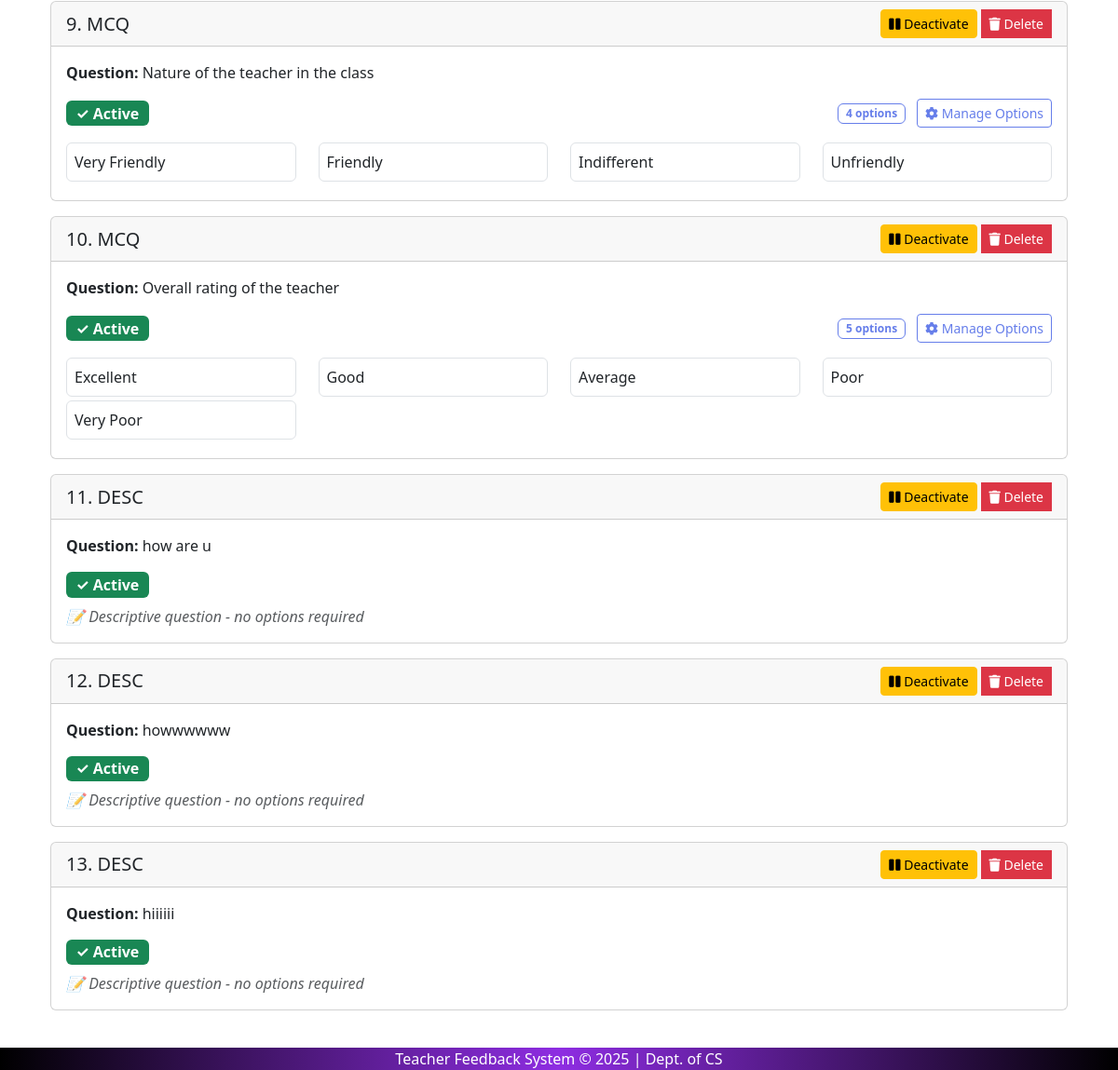
Page /questions/ (lower part) on the earlier database version.
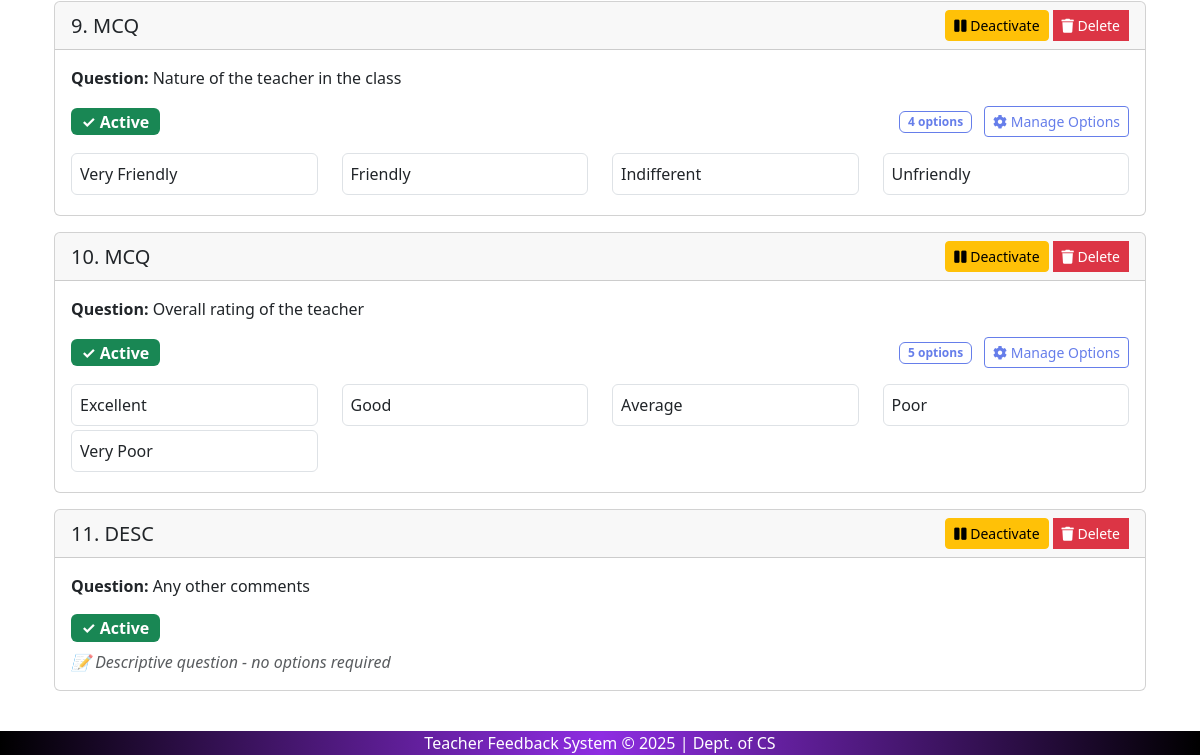
Same page on the later database version.
### feedback_app/models.py (models this page shows, shortened)
class FeedbackQuestion(models.Model):
    q_id = models.AutoField(primary_key=True)
    q_desc = models.TextField()
    q_type = models.CharField(max_length=20)  # e.g., 'MCQ' or 'DESC'
    active = models.BooleanField(default=True)
    is_required = models.BooleanField(default=False)  # NEW FIELD

class FeedbackQOption(models.Model):
    q = models.ForeignKey(FeedbackQuestion, on_delete=models.CASCADE)
    ans_id = models.CharField(max_length=10)  # Custom ID (not necessary for options)
    answer = models.CharField(max_length=200)  # The text of the option (e.g., "Excellent")

### feedback_app/views.py (the view)
# urls.py: path('questions/', views.list_questions, name='list_questions'),
def list_questions(request):
    questions = FeedbackQuestion.objects.all().order_by('-active', 'q_id')  # Show active questions first
    return render(request, 'list_questions.html', {'questions': questions})

### feedback_app/context_processors.py (called while the page is built)
def is_admin(request):
    user = request.user
    return {'is_admin': user.is_superuser or user.groups.filter(name='admin').exists()}

def is_hod(request):
    return {'is_hod': request.user.groups.filter(name='hod').exists()}

def is_teacher(request):
    return {'is_teacher': request.user.groups.filter(name='teacher').exists()}

### templates/list_questions.html (shortened to what the changed rows need)
{% extends 'base.html' %}
{% block content %}
<div class="container">
    <div class="row">
        {% for q in questions %}
        <div class="col-md-12 mb-3">
            <div class="card {% if not q.active %}border-secondary{% endif %}">
                <div
                    class="card-header d-flex justify-content-between align-items-center {% if not q.active %}bg-light text-muted{% endif %}">
                    <div>
                        <h5 class="mb-0">{{ forloop.counter }}. {{ q.q_type }}</h5>
                    </div>
                    <div class="btn-group" role="group">
                        <form method="post" action="{% url 'toggle_question_status' q.q_id %}" style="display: inline;">
                            {% if q.active %}
                            <button type="submit" class="btn btn-sm btn-warning"
                                onclick="return confirm('Are you sure you want to deactivate this question?')">
                                <i class="fas fa-pause"></i> Deactivate
                            </button>
                            {% else %}
                            <button type="submit" class="btn btn-sm btn-success"
                                onclick="return confirm('Are you sure you want to activate this question?')">
                                <i class="fas fa-play"></i> Activate
                            </button>
                            {% endif %}
                        </form>
                        <button type="button" class="btn btn-sm btn-danger ms-1" data-bs-toggle="modal" data-bs-target="#confirmDeleteModal{{ q.q_id }}">
                            <i class="fas fa-trash"></i> Delete
                        </button>
                    </div>
                </div>
                <div class="card-body {% if not q.active %}text-muted{% endif %}">
                    <p class="card-text"><strong>Question:</strong> {{ q.q_desc }}</p>
                    <div class="d-flex justify-content-between align-items-center">
                        <span class="badge {% if q.active %}bg-success{% else %}bg-secondary{% endif %} fs-6">
                            {% if q.active %}✓ Active{% else %}⏸ Inactive{% endif %}
                        </span>
                        {% if q.q_type == 'MCQ' %}
                        <div>
                            <span class="badge" style="color: #667eea; border: 1px solid #667eea; background-color: transparent;">{{ q.feedbackqoption_set.count }} options</span>
                            <a href="{% url 'add_options' q.q_id %}" class="btn btn-sm btn-outline ms-2" style="
                                color: #667eea;
                                border: 1px solid #667eea;
                                background-color: transparent;
                                transition: all 0.3s ease;
                            " onmouseover="this.style.background='linear-gradient(135deg, #667eea 0%, #764ba2 100%)'; this.style.color='white'; this.style.borderColor='transparent';"
                            onmouseout="this.style.background='transparent'; this.style.color='#667eea'; this.style.borderColor='#667eea';">
                                <i class="fas fa-cog"></i> Manage Options
                            </a>
                        </div>
                        {% endif %}
                    </div>
                    {% if q.q_type == 'MCQ' and q.feedbackqoption_set.all %}
                    <div class="mt-3">
                        <div class="row mt-2">
                            {% for option in q.feedbackqoption_set.all %}
                            <div class="col-md-3 mb-1">
                                <div class="p-2 border rounded bg-white text-dark">
                                    {{ option.answer }}
                                </div>
                            </div>
                            {% endfor %}
                        </div>
                    </div>
                    {% elif q.q_type == 'DESC' %}
                    <div class="mt-2">
                        <em class="text-muted">📝 Descriptive question - no options required</em>
                    </div>
                    {% endif %}
                </div>
            </div>
        </div>
        {% endfor %}
    </div>
</div>
{% endblock %}

Differences in the rows shown:
removed FeedbackQuestion: q_type "DESC", active True (drawn), q_desc "how are u", shows "📝 Descriptive question - no options required"
removed FeedbackQuestion: q_type "DESC", active True (drawn), q_desc "howwwwww", shows "📝 Descriptive question - no options required"
removed FeedbackQuestion: q_type "DESC", active True (drawn), q_desc "hiiiiii", shows "📝 Descriptive question - no options required"
added FeedbackQuestion: q_type "DESC", active True (drawn), q_desc "Any other comments", shows "📝 Descriptive question - no options required"
